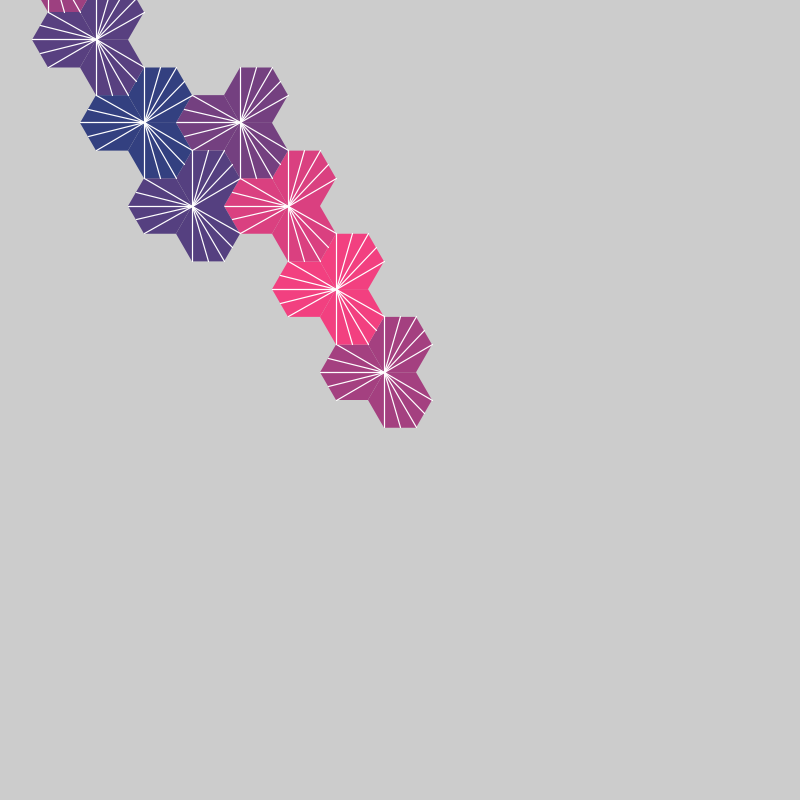
Frame 1 (no input)
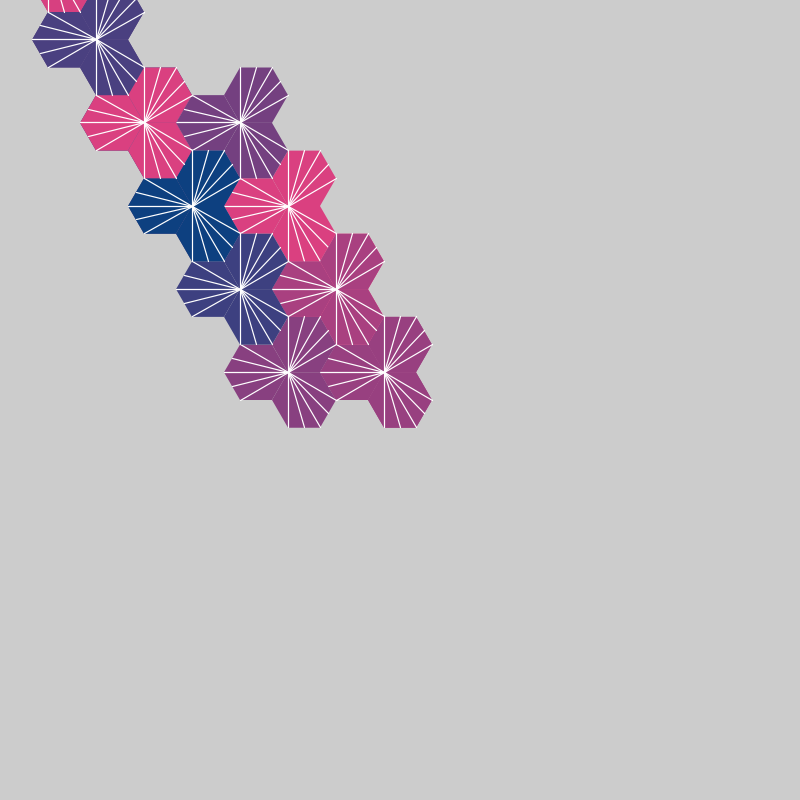
Frame 2 (the mouse pressed at the canvas centre, redrawn once)

The Processing sketch that drew these frames (run headless with seeded random() and noise(); the mouse was pressed at the canvas centre and the sketch redrawn once):

// Processing sketch: processing_104264
// ── processing_104264.pde

int nGon = 6;
int nShapes = 500;
int hexagonSize = 32;

void setup()
{
size(800, 800);
smooth();
}

void draw()
{

float  c = hexagonSize;
float  b = hexagonSize/2;
float  a = sqrt((c*c)-(b*b));
println(b);
println(a);

translate(400,400); 
drawHexagon(a, b, c);

for(int x = 1; x < nShapes; x++)
{
int case_n = int(random(1,3));
switch(case_n)
{
case 1:
translate(-b*3, -a*3);
break;
case 2:
translate(-b*3, a*3);
break;
case 3:
translate(b*3*2, 0);
break;
default:
translate(0,0);
break;
}

drawHexagon(a, b, c);
}

noLoop();
}


void drawHexagon(float a, float b, float c) {
  /* draw the hexagon */
  noStroke();
  fill(random(255), 64, 128);
  
  beginShape();
  vertex(-b, -a - a*2);
  vertex(b , -a - a*2);
  vertex(c, 0- a*2);
  vertex(b , a- a*2);
  vertex(-b, a- a*2);
  vertex(-c, 0- a*2);
  endShape(CLOSE);
 
  
  
  beginShape();
  vertex(-b*4, -a - a);
  vertex(-b*2, -a - a);
  vertex(c -b*3, 0- a);
  vertex(-b*2, a- a);
  vertex(-b*4, a- a);
  vertex(-c -b*3, 0- a);
  endShape(CLOSE);
 
  
  beginShape();
  vertex(-b, -a);
  vertex(b, -a);
  vertex(c, 0);
  vertex(b, a);
  vertex(-b, a);
  vertex(-c, 0);
  endShape(CLOSE);
  
  stroke(255);
  strokeWeight(1.2);
  line(-b, -a, b, a);
  line(-b, -a, c, 0);
  line(-b, -a, -b, a);
  line(-b, -a, 0, a);
  line(-b, -a, b*1.5, a/2);
  
  line(-b, -a, b, a - a*4);
  line(-b, -a, c, 0 - a*2);
  line(-b, -a, b*1.5, a - a*4 + a/2);
  line(-b, -a, - b, a - a*4);
  line(-b, -a, -b + b, a - a*4);
  //line(-b, -a, b*1.5, a/2 -110);
   
  line(-b, -a, b - b*6, -a );
  line(-b, -a, -b*2 - c, -a - a );
  line(-b, -a, -b*2 - c, -a + a );
  line(-b, -a, -b - b*3.5, -a + a/2 );
  line(-b, -a, -b - b*3.5, -a - a/2 );
  
}
